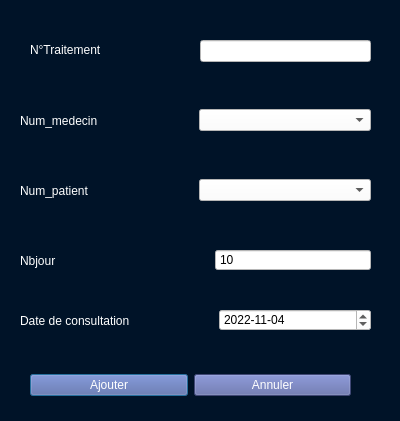
<?xml version="1.0" encoding="UTF-8"?>
<ui version="4.0">
 <class>ajout_traite</class>
 <widget class="QDialog" name="ajout_traite">
  <property name="geometry">
   <rect>
    <x>0</x>
    <y>0</y>
    <width>400</width>
    <height>421</height>
   </rect>
  </property>
  <property name="windowTitle">
   <string>Dialog</string>
  </property>
  <property name="styleSheet">
   <string notr="true">color:white;
background:#001328;
</string>
  </property>
  <widget class="QWidget" name="horizontalLayoutWidget_3">
   <property name="geometry">
    <rect>
     <x>20</x>
     <y>170</y>
     <width>351</width>
     <height>41</height>
    </rect>
   </property>
   <layout class="QHBoxLayout" name="horizontalLayout_3">
    <item>
     <widget class="QLabel" name="label_3">
      <property name="styleSheet">
       <string notr="true">color:white;</string>
      </property>
      <property name="text">
       <string>Num_patient</string>
      </property>
     </widget>
    </item>
    <item>
     <widget class="QComboBox" name="comboBox2">
      <property name="styleSheet">
       <string notr="true">color:black;background:white;</string>
      </property>
     </widget>
    </item>
   </layout>
  </widget>
  <widget class="QWidget" name="horizontalLayoutWidget_2">
   <property name="geometry">
    <rect>
     <x>20</x>
     <y>100</y>
     <width>351</width>
     <height>41</height>
    </rect>
   </property>
   <layout class="QHBoxLayout" name="horizontalLayout_2">
    <item>
     <widget class="QLabel" name="label_2">
      <property name="styleSheet">
       <string notr="true">color:white;</string>
      </property>
      <property name="text">
       <string>Num_medecin</string>
      </property>
     </widget>
    </item>
    <item>
     <widget class="QComboBox" name="comboBox1">
      <property name="styleSheet">
       <string notr="true">background:white;
color:black;</string>
      </property>
     </widget>
    </item>
   </layout>
  </widget>
  <widget class="QWidget" name="horizontalLayoutWidget_4">
   <property name="geometry">
    <rect>
     <x>30</x>
     <y>360</y>
     <width>321</width>
     <height>51</height>
    </rect>
   </property>
   <layout class="QHBoxLayout" name="horizontalLayout_4">
    <item>
     <widget class="QPushButton" name="pushButton">
      <property name="styleSheet">
       <string notr="true">background-color: #5864A4;
color:white;</string>
      </property>
      <property name="text">
       <string>Ajouter</string>
      </property>
     </widget>
    </item>
    <item>
     <widget class="QPushButton" name="pushButton_2">
      <property name="styleSheet">
       <string notr="true">color:white;background-color: #5864A4;</string>
      </property>
      <property name="text">
       <string>Annuler</string>
      </property>
     </widget>
    </item>
   </layout>
  </widget>
  <widget class="QWidget" name="horizontalLayoutWidget_5">
   <property name="geometry">
    <rect>
     <x>20</x>
     <y>240</y>
     <width>351</width>
     <height>41</height>
    </rect>
   </property>
   <layout class="QHBoxLayout" name="horizontalLayout_5">
    <item>
     <widget class="QLabel" name="label_4">
      <property name="styleSheet">
       <string notr="true">color:white;</string>
      </property>
      <property name="text">
       <string>Nbjour                                              </string>
      </property>
     </widget>
    </item>
    <item>
     <widget class="QSpinBox" name="spinBox">
      <property name="styleSheet">
       <string notr="true">background:white;
color:black;</string>
      </property>
      <property name="buttonSymbols">
       <enum>QAbstractSpinBox::NoButtons</enum>
      </property>
      <property name="maximum">
       <number>100000</number>
      </property>
      <property name="value">
       <number>10</number>
      </property>
     </widget>
    </item>
   </layout>
  </widget>
  <widget class="QWidget" name="horizontalLayoutWidget_6">
   <property name="geometry">
    <rect>
     <x>20</x>
     <y>300</y>
     <width>351</width>
     <height>41</height>
    </rect>
   </property>
   <layout class="QHBoxLayout" name="horizontalLayout_6">
    <item>
     <widget class="QLabel" name="label_5">
      <property name="styleSheet">
       <string notr="true">color:white;</string>
      </property>
      <property name="text">
       <string>Date de consultation                         </string>
      </property>
     </widget>
    </item>
    <item>
     <widget class="QDateEdit" name="dateEdit">
      <property name="styleSheet">
       <string notr="true">color:black;
background:white;</string>
      </property>
      <property name="displayFormat">
       <string>yyyy-MM-dd</string>
      </property>
      <property name="date">
       <date>
        <year>2022</year>
        <month>11</month>
        <day>4</day>
       </date>
      </property>
     </widget>
    </item>
   </layout>
  </widget>
  <widget class="QLineEdit" name="lineEdit_Numtraite">
   <property name="geometry">
    <rect>
     <x>200</x>
     <y>40</y>
     <width>171</width>
     <height>22</height>
    </rect>
   </property>
   <property name="styleSheet">
    <string notr="true">background-color: WHITE;
placehoder:MED;
color:black;</string>
   </property>
   <property name="placeholderText">
    <string/>
   </property>
  </widget>
  <widget class="QLabel" name="label">
   <property name="geometry">
    <rect>
     <x>30</x>
     <y>30</y>
     <width>112</width>
     <height>39</height>
    </rect>
   </property>
   <property name="styleSheet">
    <string notr="true">color:white;</string>
   </property>
   <property name="text">
    <string>N°Traitement     </string>
   </property>
  </widget>
 </widget>
 <resources/>
 <connections/>
</ui>
